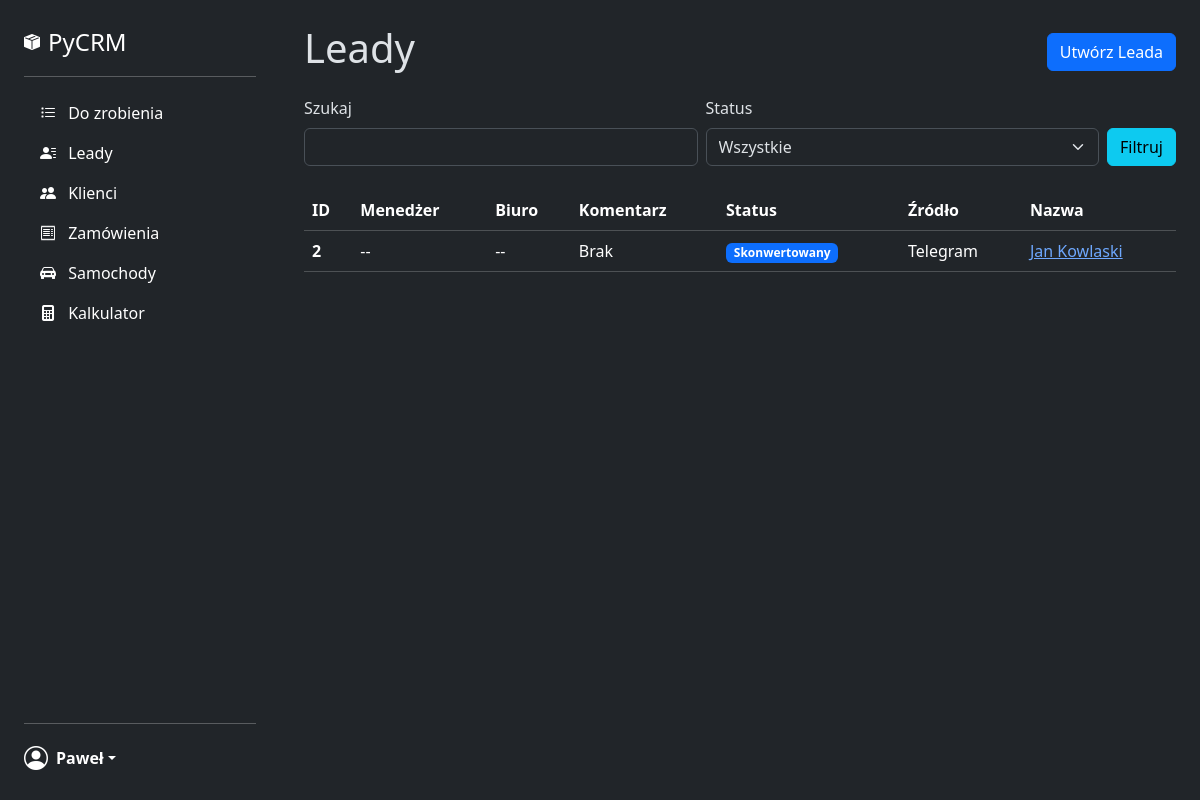
Before: /leady/ (signed in) with the older database file.
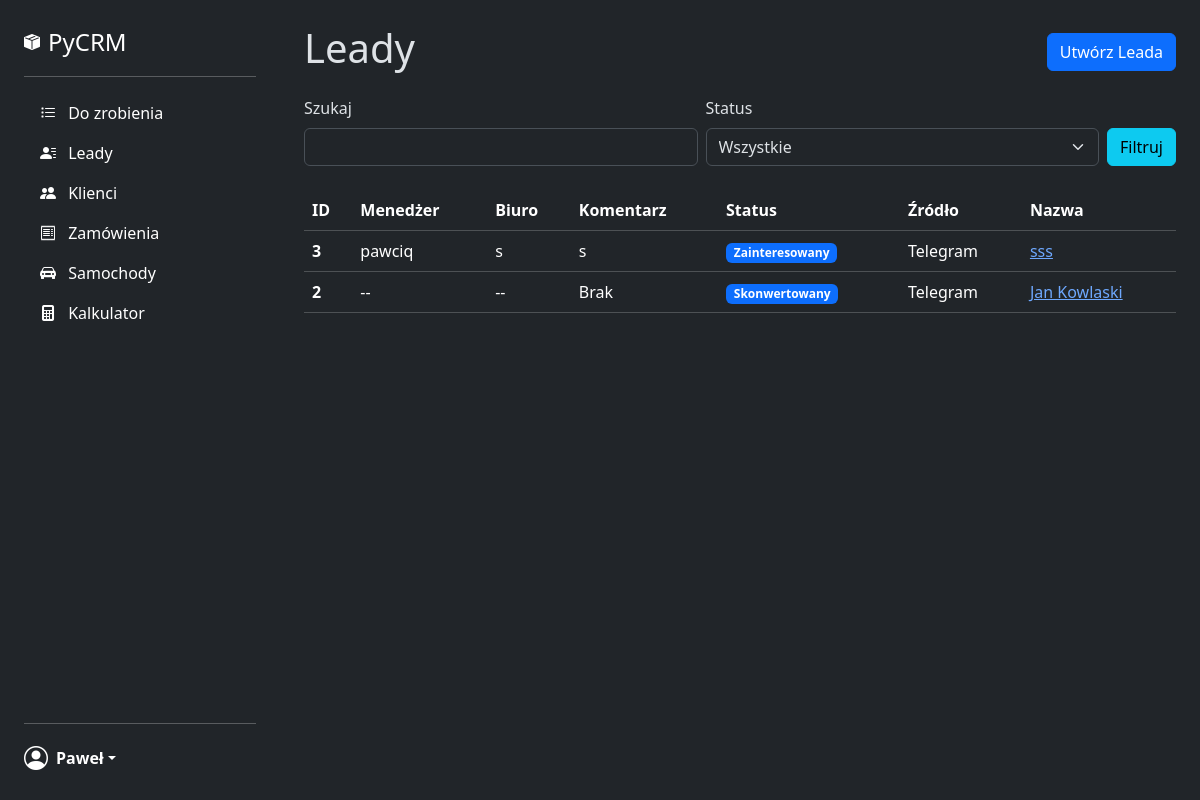
After: the same page with the newer database file.
### crm/models.py (models this page shows, shortened)
class Lead(models.Model):
    nazwa = models.CharField(max_length=255, verbose_name="Nazwa (np. imię i nazwisko)")
    status = models.CharField(max_length=20, choices=LeadStatus.choices, default=LeadStatus.NOWY, verbose_name="Status")
    zrodlo = models.CharField(max_length=20, choices=LeadSource.choices, verbose_name="Źródło")
    komentarz = models.TextField(blank=True, verbose_name="Komentarz")
    menedzer = models.ForeignKey(User, on_delete=models.SET_NULL, null=True, blank=True, related_name="leady",
                                 verbose_name="Menedżer")
    biuro = models.CharField(max_length=100, blank=True, verbose_name="Biuro")
    utworzono = models.DateTimeField(auto_now_add=True)
    zaktualizowano = models.DateTimeField(auto_now=True)
    class Meta:
        verbose_name = "Lead"
        verbose_name_plural = "Leady"
        ordering = ['-utworzono']

### crm/views.py (the view)
# urls.py: path('leady/', LeadListView.as_view(), name='lead-list'),
class LeadListView(LoginRequiredMixin, ListView):
    template_name = 'crm/lead_list.html'
    context_object_name = 'leady'
    paginate_by = 15
    def get_queryset(self):
        queryset = Lead.objects.all().order_by('-utworzono')
        search_query = self.request.GET.get('q')
        status_query = self.request.GET.get('status')
        if search_query:
            queryset = queryset.filter(
                Q(nazwa__icontains=search_query) |
                Q(komentarz__icontains=search_query)
            )
        if status_query and status_query != '':
            queryset = queryset.filter(status=status_query)
        return queryset
    def get_context_data(self, **kwargs):
        context = super().get_context_data(**kwargs)
        context['status_choices'] = LeadStatus.choices
        context['search_query'] = self.request.GET.get('q', '')
        context['selected_status'] = self.request.GET.get('status', '')
        return context

### crm/templates/crm/lead_list.html (shortened to what this page needs)
{% extends "crm/base.html" %}
{% block content %}
    <div class="d-flex justify-content-between align-items-center mb-3">
        <h1>Leady</h1>
        <a href="{% url 'crm:lead-create' %}" class="btn btn-primary">Utwórz Leada</a>
    </div>
    <form method="get" action="{% url 'crm:lead-list' %}" class="mb-4" id="filter-form">
        <div class="row g-2 align-items-end">
            <div class="col-md">
                <label for="q" class="form-label">Szukaj</label>
                <input type="text" name="q" id="q" class="form-control" value="{{ search_query }}">
            </div>
            <div class="col-md">
                <label for="status" class="form-label">Status</label>
                <select name="status" id="status" class="form-select">
                    <option value="">Wszystkie</option>
                </select>
            </div>
            <div class="col-md-auto">
                <button type="submit" class="btn btn-info">Filtruj</button>
            </div>
        </div>
    </form>
    <table class="table table-dark table-hover">
        <thead>
            <tr>
                <th scope="col">ID</th>
                <th scope="col">Menedżer</th>
                <th scope="col">Biuro</th>
                <th scope="col">Komentarz</th>
                <th scope="col">Status</th>
                <th scope="col">Źródło</th>
                <th scope="col">Nazwa</th>
            </tr>
        </thead>
        <tbody>
            {% for lead in leady %}
            <tr>
                <th scope="row">{{ lead.pk }}</th>
                <td>{{ lead.menedzer.username|default:"--" }}</td>
                <td>{{ lead.biuro|default:"--" }}</td>
                <td>{{ lead.komentarz|truncatewords:10|default:"Brak" }}</td>
                <td><span class="badge bg-primary">{{ lead.get_status_display }}</span></td>
                <td>{{ lead.get_zrodlo_display }}</td>
                <td><a href="{% url 'crm:lead-detail' lead.pk %}">{{ lead.nazwa }}</a></td>
            </tr>
            {% empty %}
            <tr>
                <td colspan="7" class="text-center">Nie znaleziono leadów pasujących do kryteriów.</td>
            </tr>
            {% endfor %}
        </tbody>
    </table>
{% endblock %}

### crm/templates/crm/base.html (shortened to what this page needs)
<!DOCTYPE html>
<html lang="pl" data-bs-theme="dark">
<head>
    <link href="https://cdn.jsdelivr.net/npm/bootstrap@5.3.3/dist/css/bootstrap.min.css" rel="stylesheet">
    <link href="https://cdn.jsdelivr.net/npm/bootstrap-icons@1.11.3/font/bootstrap-icons.min.css" rel="stylesheet">
</head>
<body>
    <div class="sidebar text-white">
        <a href="/" class="d-flex align-items-center mb-3 mb-md-0 me-md-auto text-white text-decoration-none">
            <i class="bi bi-box-seam-fill me-2"></i>
            <span class="fs-4">PyCRM</span>
        </a>
        <hr>
        <ul class="nav nav-pills flex-column mb-auto">
            <li class="nav-item">
                <a href="{% url 'crm:dashboard' %}" class="nav-link text-white">
                    <i class="bi bi-list-task me-2"></i>
                    Do zrobienia
                </a>
            </li>
            <li>
                <a href="{% url 'crm:lead-list' %}" class="nav-link text-white">
                    <i class="bi bi-person-lines-fill me-2"></i>
                    Leady
                </a>
            </li>
            <li>
                <a href="{% url 'crm:klient-list' %}" class="nav-link text-white">
                    <i class="bi bi-people-fill me-2"></i>
                    Klienci
                </a>
            </li>
            <li>
                <a href="#" class="nav-link text-white">
                    <i class="bi bi-receipt me-2"></i>
                    Zamówienia
                </a>
            </li>
            <li>
                <a href="#" class="nav-link text-white">
                    <i class="bi bi-car-front-fill me-2"></i>
                    Samochody
                </a>
            </li>
            <li>
                <a href="#" class="nav-link text-white">
                    <i class="bi bi-calculator-fill me-2"></i>
                    Kalkulator
                </a>
            </li>
        </ul>
        <hr>
        <div class="dropdown">
            <a href="#" class="d-flex align-items-center text-white text-decoration-none dropdown-toggle" data-bs-toggle="dropdown" aria-expanded="false">
                <i class="bi bi-person-circle fs-4 me-2"></i>
                <strong>Paweł</strong>
            </a>
        </div>
    </div>
    <div class="main-content">
        {% block content %}
        {% endblock %}
    </div>
</body>
</html>

### crm/templates/crm/base.html (style rules this page uses)
body { display: flex; min-height: 100vh; }
.sidebar { width: 280px; background-color: #212529; padding: 1.5rem; display: flex; flex-direction: column; }
.main-content { flex-grow: 1; padding: 1.5rem; }

Changed rows visible on the page:
added Lead: pk "3", menedzer.username "pawciq", biuro "s", komentarz "s", status "Zainteresowany", zrodlo "Telegram", nazwa "sss"
